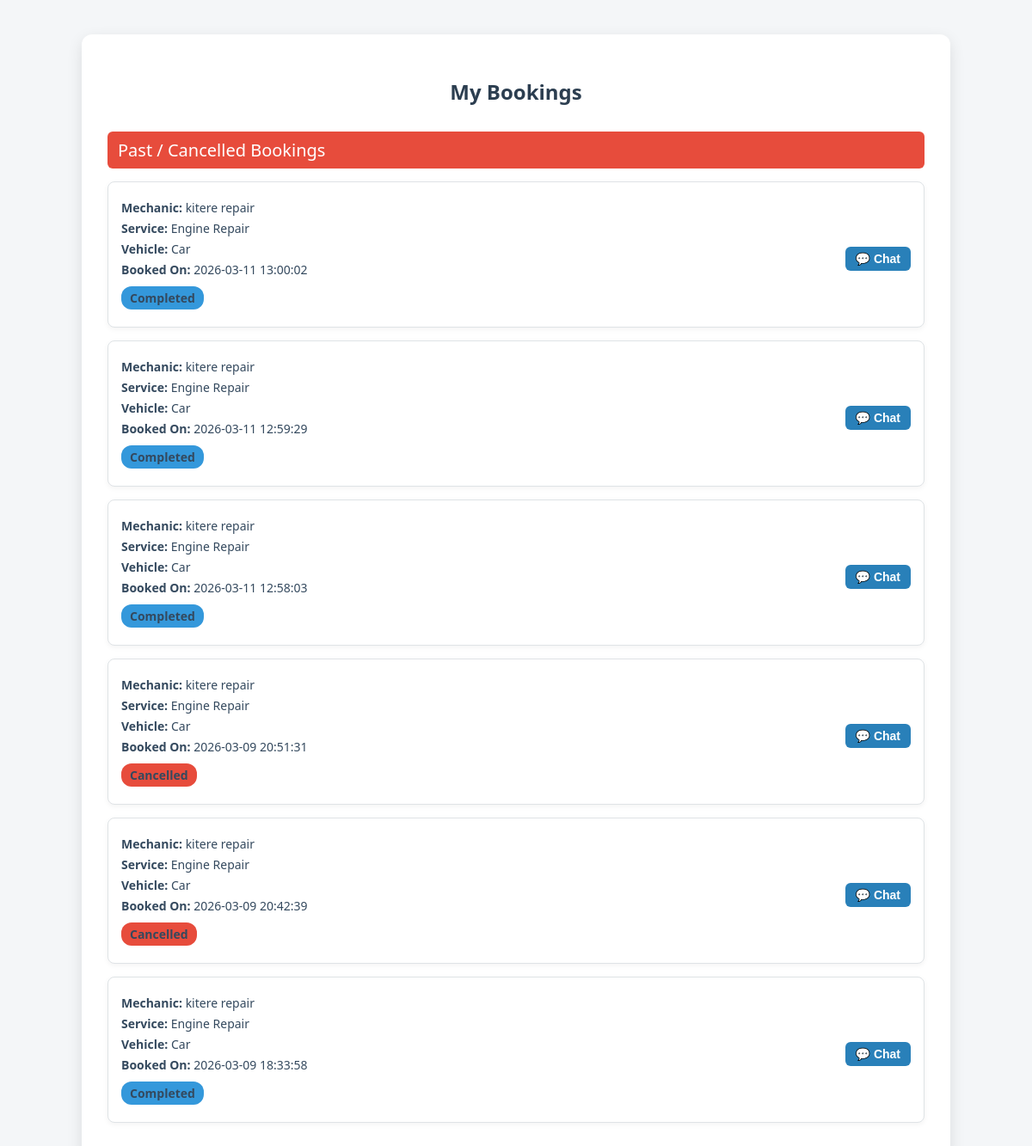
The page /forms/bookings/driver_bookings.php (signed in) on the database its author committed.
### tables this page shows
CREATE TABLE `bookings` (
  `id` int(11) NOT NULL,
  `driver_id` int(11) NOT NULL,
  `mechanic_id` int(11) NOT NULL,
  `service_requested` varchar(255) DEFAULT NULL,
  `vehicle_type` varchar(50) DEFAULT NULL,
  `booking_status` enum('pending','accepted','completed','cancelled') DEFAULT 'pending',
  `accepted_at` datetime DEFAULT NULL,
  `driver_latitude` decimal(9,6) DEFAULT NULL,
  `driver_longitude` decimal(9,6) DEFAULT NULL,
  `driver_address` varchar(255) DEFAULT NULL,
  `notes` text DEFAULT NULL,
  `created_at` datetime DEFAULT current_timestamp(),
  `updated_at` datetime DEFAULT current_timestamp() ON UPDATE current_timestamp()
);

CREATE TABLE `mechanics` (
  `id` int(11) NOT NULL,
  `user_id` int(11) NOT NULL,
  `garage_name` varchar(255) NOT NULL,
  `experience` int(11) NOT NULL,
  `certifications` text DEFAULT NULL,
  `vehicle_types` text NOT NULL,
  `services_offered` text NOT NULL,
  `latitude` decimal(9,6) NOT NULL,
  `longitude` decimal(9,6) NOT NULL,
  `availability` tinyint(1) DEFAULT 1,
  `created_at` datetime DEFAULT current_timestamp(),
  `service_ids` longtext DEFAULT NULL CHECK (json_valid(`service_ids`))
);

### forms/bookings/driver_bookings.php (the view, shortened to what this page needs)
<?php
require_once($_SERVER['DOCUMENT_ROOT'] . "/mechanics_tracer/forms/config.php");
$user_id = $_SESSION['user_id'];
$stmt = $conn->prepare("SELECT id FROM drivers WHERE user_id = ?");
$stmt->bind_param("i", $user_id);
$stmt->execute();
$result = $stmt->get_result();
$driver = $result->fetch_assoc();
$driver_id = $driver['id'];
$stmt = $conn->prepare("
    SELECT b.*, m.garage_name, m.id AS mechanic_id
    FROM bookings b
    JOIN mechanics m ON b.mechanic_id = m.id
    WHERE b.driver_id = ?
    ORDER BY b.created_at DESC
");
$stmt->bind_param("i", $driver_id);
$stmt->execute();
$result = $stmt->get_result();
$bookings = $result->fetch_all(MYSQLI_ASSOC);
$active = [];
$past = [];
foreach($bookings as $b){
    if(in_array($b['booking_status'], ['pending','accepted'])){
        $active[] = $b;
    } else {
        $past[] = $b;
    }
}
?>
<!DOCTYPE html>
<html lang="en">
<head>
</head>
<body>
<div class="container">
<h2>My Bookings</h2>
<?php if(empty($bookings)): ?>
    <p>You have no bookings yet. <a href="/mechanics_tracer/forms/bookings/book_mechanic.php">Book a mechanic now</a>.</p>
<?php else: ?>
    <?php if(!empty($past)): ?>
        <div class="section-title past">Past / Cancelled Bookings</div>
        <?php foreach($past as $b): ?>
            <div class="booking">
                <div class="booking-info">
                    <p><strong>Mechanic:</strong> <?php echo htmlspecialchars($b['garage_name']); ?></p>
                    <p><strong>Service:</strong> <?php echo htmlspecialchars($b['service_requested']); ?></p>
                    <p><strong>Vehicle:</strong> <?php echo htmlspecialchars($b['vehicle_type']); ?></p>
                    <p><strong>Booked On:</strong> <?php echo htmlspecialchars($b['created_at']); ?></p>
                    <p class="status <?php echo htmlspecialchars($b['booking_status']); ?>"><?php echo ucfirst($b['booking_status']); ?></p>
                </div>
                <div class="actions">
                    <button class="chat-icon" onclick="openChatModal(<?php echo $b['mechanic_id']; ?>,'<?php echo htmlspecialchars($b['garage_name']); ?>')">💬 Chat</button>
                </div>
            </div>
        <?php endforeach; ?>
    <?php endif; ?>
<?php endif; ?>
</div>
</body>
</html>

### forms/bookings/driver_bookings.php (style rules this page uses)
body { font-family:'Segoe UI', Tahoma, Geneva, Verdana, sans-serif; background:#f4f6f8; margin:0; padding:0; }
.container { max-width: 950px; margin: 40px auto; background:#fff; padding:30px; border-radius:12px; box-shadow:0 6px 18px rgba(0,0,0,0.1); }
h2 { text-align:center; color:#2c3e50; margin-bottom:30px; }
.section-title.past { margin-top:30px; margin-bottom:15px; font-size:20px; color:#fff; background:#e74c3c; padding:8px 12px; border-radius:6px; }
.booking { padding:15px; margin-bottom:15px; border-radius:8px; display:flex; justify-content:space-between; align-items:center; background:#fff; border:1px solid #dfe3e6; box-shadow:0 2px 6px rgba(0,0,0,0.05); flex-wrap:wrap; }
.booking-info { flex:1 1 60%; min-width:200px; }
.booking-info p { margin:5px 0; color:#34495e; font-size:14px; word-wrap: break-word; }
.status { font-weight:bold; padding:4px 10px; border-radius:12px; color:#fff; font-size:13px; display:inline-block; }
.status.completed { background:#3498db; }
.status.cancelled { background:#e74c3c; }
.actions { text-align:right; display:flex; gap:5px; flex:1 1 30%; min-width:120px; justify-content:flex-end; margin-top:10px; }
button, .chat-icon { padding:6px 12px; border:none; border-radius:6px; cursor:pointer; font-size:14px; }
.chat-icon { background:#2980b9; color:#fff; font-weight:bold; }

### rows shown on the page
bookings: mechanic.garage_name "kitere repair", service_requested "Engine Repair", vehicle_type "Car", created_at "2026-03-11 13:00:02", booking_status "Completed"
bookings: mechanic.garage_name "kitere repair", service_requested "Engine Repair", vehicle_type "Car", created_at "2026-03-11 12:59:29", booking_status "Completed"
bookings: mechanic.garage_name "kitere repair", service_requested "Engine Repair", vehicle_type "Car", created_at "2026-03-11 12:58:03", booking_status "Completed"
bookings: mechanic.garage_name "kitere repair", service_requested "Engine Repair", vehicle_type "Car", created_at "2026-03-09 20:51:31", booking_status "Cancelled"
bookings: mechanic.garage_name "kitere repair", service_requested "Engine Repair", vehicle_type "Car", created_at "2026-03-09 20:42:39", booking_status "Cancelled"
bookings: mechanic.garage_name "kitere repair", service_requested "Engine Repair", vehicle_type "Car", created_at "2026-03-09 18:33:58", booking_status "Completed"
